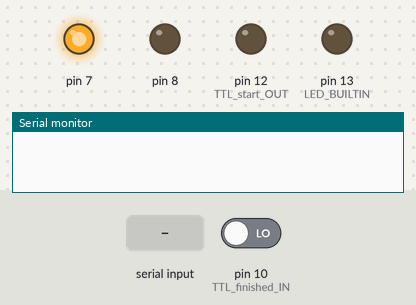
Recording of a sketch running on a simulated Arduino Uno, built with avr-gcc and run on an emulated ATmega328P. Parts: output pins drawn as LEDs (lit = HIGH), the last lines printed to the serial monitor. The inputs (shaded band) are chosen by the test bench; at power-on: pin 10 (TTL_finished_IN) LOW.

Above: at 1.2 s.
1.3 s: "start\n" received over Serial
At 1.6 s:
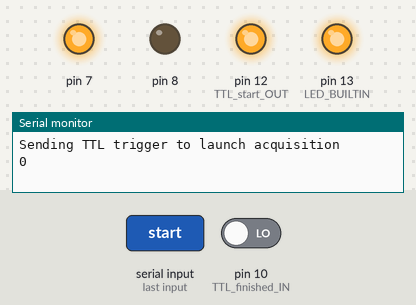
2.8 s: pin 10 (TTL_finished_IN) driven HIGH
At 4.3 s:
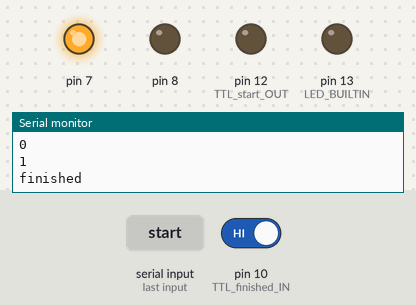
Timing chart, 0 to 5.8 s (numbered marks = the images above; inputs shaded):
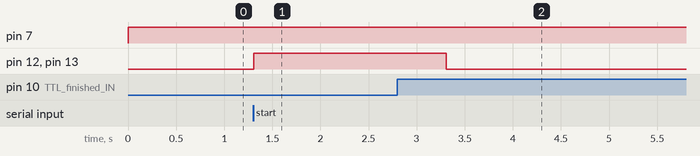

The sketch:

Arduino_TTL_sync.ino
```cpp
String serial_InBytes;


// Define pins
int TTL_start_OUT = 12;
int TTL_finished_IN = 10;
int val_TTL_finished_IN;

void setup() {
  pinMode(LED_BUILTIN, OUTPUT);
  pinMode(TTL_start_OUT, OUTPUT);
  pinMode(TTL_finished_IN, INPUT);

  Serial.begin(9600);
  Serial.setTimeout(1000);

  // TTL signal for debugging
  pinMode(7, OUTPUT);
  pinMode(8, OUTPUT);

}
void loop() {

  // TTL signal for debugging (pin 8 can be used to simulate incoming TTL)
  digitalWrite(7, HIGH);
  digitalWrite(8, LOW);


  if (Serial.available() > 0){

    /*
    // DEBUGGIN : print TTL signal
    val_TTL_in = digitalRead(TTL_in);   // read the input pin
    Serial.println(val_TTL_in);
    delay(10);
    */

    // Read from serial port
    serial_InBytes = Serial.readStringUntil('\n');
    //Serial.println(InBytes);

    // Start acquisition
    if (serial_InBytes == "start"){
      Serial.println("Sending TTL trigger to launch acquisition");
      digitalWrite(TTL_start_OUT, HIGH);
      digitalWrite(LED_BUILTIN, HIGH);

      // Wait for trigger that acquisition is done
      val_TTL_finished_IN = 0;
      while (val_TTL_finished_IN==0) {
        val_TTL_finished_IN = digitalRead(TTL_finished_IN);   // read the input pin
        Serial.println(val_TTL_finished_IN);
        delay(500);
      }

      // Signal received that acquisition is finished
      Serial.println("finished");
      digitalWrite(TTL_start_OUT, LOW);
      digitalWrite(LED_BUILTIN, LOW);
    }

    // Unknown command
    else{
      Serial.println("Unknown command: " + serial_InBytes);
    }

  delay(500);

  }
}
```

Measured:
- after the input at 1.3 s, pin 12 (TTL_start_OUT), pin 13 (LED_BUILTIN): LOW → HIGH at once
- after the input at 2.8 s, pin 12 (TTL_start_OUT), pin 13 (LED_BUILTIN): HIGH → LOW after 0.51 s
